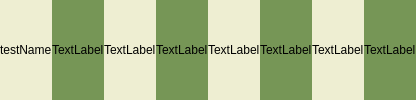
            <widget class="QWidget" name="widget_88" native="true">
             <layout class="QHBoxLayout" name="horizontalLayout_8">
              <property name="spacing">
               <number>0</number>
              </property>
              <property name="leftMargin">
               <number>0</number>
              </property>
              <property name="topMargin">
               <number>0</number>
              </property>
              <property name="rightMargin">
               <number>0</number>
              </property>
              <property name="bottomMargin">
               <number>0</number>
              </property>
              <item>
               <widget class="QWidget" name="row0col0" native="true">
                <property name="autoFillBackground">
                 <bool>false</bool>
                </property>
                <property name="styleSheet">
                 <string notr="true">background-color: rgb(238, 238, 210);</string>
                </property>
                <layout class="QVBoxLayout" name="verticalLayout_4">
                 <property name="spacing">
                  <number>0</number>
                 </property>
                 <property name="leftMargin">
                  <number>0</number>
                 </property>
                 <property name="topMargin">
                  <number>0</number>
                 </property>
                 <property name="rightMargin">
                  <number>0</number>
                 </property>
                 <property name="bottomMargin">
                  <number>0</number>
                 </property>
                 <item>
                  <widget class="ClickableLabel" name="row0col0label">
                   <property name="text">
                    <string>testName</string>
                   </property>
                  </widget>
                 </item>
                </layout>
               </widget>
              </item>
              <item>
               <widget class="QWidget" name="row0col1" native="true">
                <property name="styleSheet">
                 <string notr="true">background-color: rgb(118, 150, 86);</string>
                </property>
                <layout class="QVBoxLayout" name="verticalLayout_5">
                 <property name="spacing">
                  <number>0</number>
                 </property>
                 <property name="leftMargin">
                  <number>0</number>
                 </property>
                 <property name="topMargin">
                  <number>0</number>
                 </property>
                 <property name="rightMargin">
                  <number>0</number>
                 </property>
                 <property name="bottomMargin">
                  <number>0</number>
                 </property>
                 <item>
                  <widget class="ClickableLabel" name="row0col1label">
                   <property name="text">
                    <string>TextLabel</string>
                   </property>
                  </widget>
                 </item>
                </layout>
               </widget>
              </item>
              <item>
               <widget class="QWidget" name="row0col2" native="true">
                <property name="styleSheet">
                 <string notr="true">background-color: rgb(238, 238, 210);</string>
                </property>
                <layout class="QVBoxLayout" name="verticalLayout_6">
                 <property name="spacing">
                  <number>0</number>
                 </property>
                 <property name="leftMargin">
                  <number>0</number>
                 </property>
                 <property name="topMargin">
                  <number>0</number>
                 </property>
                 <property name="rightMargin">
                  <number>0</number>
                 </property>
                 <property name="bottomMargin">
                  <number>0</number>
                 </property>
                 <item>
                  <widget class="ClickableLabel" name="row0col2label">
                   <property name="text">
                    <string>TextLabel</string>
                   </property>
                  </widget>
                 </item>
                </layout>
               </widget>
              </item>
              <item>
               <widget class="QWidget" name="row0col3" native="true">
                <property name="styleSheet">
                 <string notr="true">background-color: rgb(118, 150, 86);</string>
                </property>
                <layout class="QVBoxLayout" name="verticalLayout_7">
                 <property name="spacing">
                  <number>0</number>
                 </property>
                 <property name="leftMargin">
                  <number>0</number>
                 </property>
                 <property name="topMargin">
                  <number>0</number>
                 </property>
                 <property name="rightMargin">
                  <number>0</number>
                 </property>
                 <property name="bottomMargin">
                  <number>0</number>
                 </property>
                 <item>
                  <widget class="ClickableLabel" name="row0col3label">
                   <property name="text">
                    <string>TextLabel</string>
                   </property>
                  </widget>
                 </item>
                </layout>
               </widget>
              </item>
              <item>
               <widget class="QWidget" name="row0col4" native="true">
                <property name="styleSheet">
                 <string notr="true">background-color: rgb(238, 238, 210);</string>
                </property>
                <layout class="QVBoxLayout" name="verticalLayout_8">
                 <property name="spacing">
                  <number>0</number>
                 </property>
                 <property name="leftMargin">
                  <number>0</number>
                 </property>
                 <property name="topMargin">
                  <number>0</number>
                 </property>
                 <property name="rightMargin">
                  <number>0</number>
                 </property>
                 <property name="bottomMargin">
                  <number>0</number>
                 </property>
                 <item>
                  <widget class="ClickableLabel" name="row0col4label">
                   <property name="text">
                    <string>TextLabel</string>
                   </property>
                  </widget>
                 </item>
                </layout>
               </widget>
              </item>
              <item>
               <widget class="QWidget" name="row0col5" native="true">
                <property name="styleSheet">
                 <string notr="true">background-color: rgb(118, 150, 86);</string>
                </property>
                <layout class="QVBoxLayout" name="verticalLayout_9">
                 <property name="spacing">
                  <number>0</number>
                 </property>
                 <property name="leftMargin">
                  <number>0</number>
                 </property>
                 <property name="topMargin">
                  <number>0</number>
                 </property>
                 <property name="rightMargin">
                  <number>0</number>
                 </property>
                 <property name="bottomMargin">
                  <number>0</number>
                 </property>
                 <item>
                  <widget class="ClickableLabel" name="row0col5label">
                   <property name="text">
                    <string>TextLabel</string>
                   </property>
                  </widget>
                 </item>
                </layout>
               </widget>
              </item>
              <item>
               <widget class="QWidget" name="row0col6" native="true">
                <property name="styleSheet">
                 <string notr="true">background-color: rgb(238, 238, 210);</string>
                </property>
                <layout class="QVBoxLayout" name="verticalLayout_10">
                 <property name="spacing">
                  <number>0</number>
                 </property>
                 <property name="leftMargin">
                  <number>0</number>
                 </property>
                 <property name="topMargin">
                  <number>0</number>
                 </property>
                 <property name="rightMargin">
                  <number>0</number>
                 </property>
                 <property name="bottomMargin">
                  <number>0</number>
                 </property>
                 <item>
                  <widget class="ClickableLabel" name="row0col6label">
                   <property name="text">
                    <string>TextLabel</string>
                   </property>
                  </widget>
                 </item>
                </layout>
               </widget>
              </item>
              <item>
               <widget class="QWidget" name="row0col7" native="true">
                <property name="styleSheet">
                 <string notr="true">background-color: rgb(118, 150, 86);</string>
                </property>
                <layout class="QVBoxLayout" name="verticalLayout_11">
                 <property name="spacing">
                  <number>0</number>
                 </property>
                 <property name="leftMargin">
                  <number>0</number>
                 </property>
                 <property name="topMargin">
                  <number>0</number>
                 </property>
                 <property name="rightMargin">
                  <number>0</number>
                 </property>
                 <property name="bottomMargin">
                  <number>0</number>
                 </property>
                 <item>
                  <widget class="ClickableLabel" name="row0col7label">
                   <property name="text">
                    <string>TextLabel</string>
                   </property>
                  </widget>
                 </item>
                </layout>
               </widget>
              </item>
             </layout>
            </widget>
